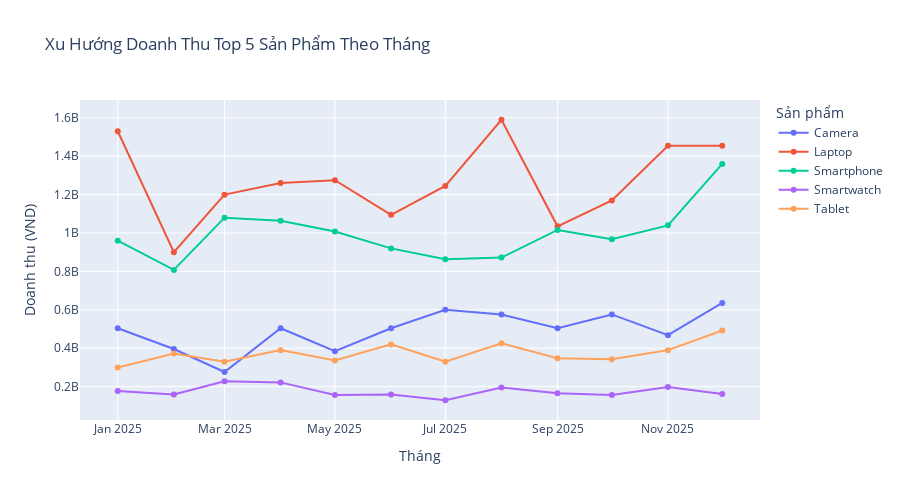
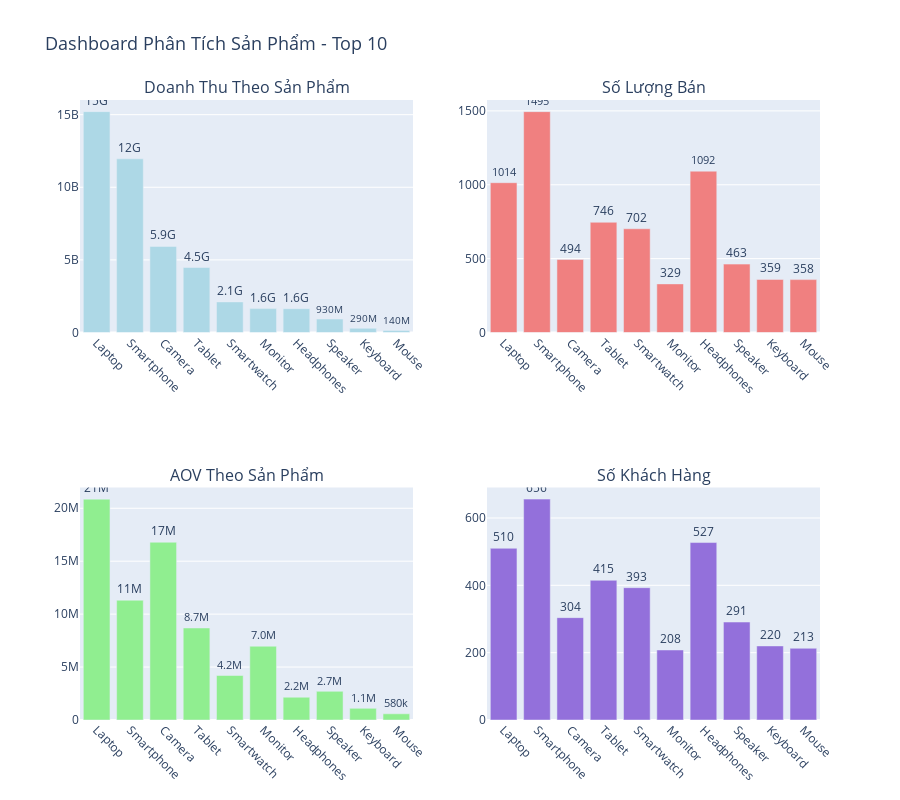
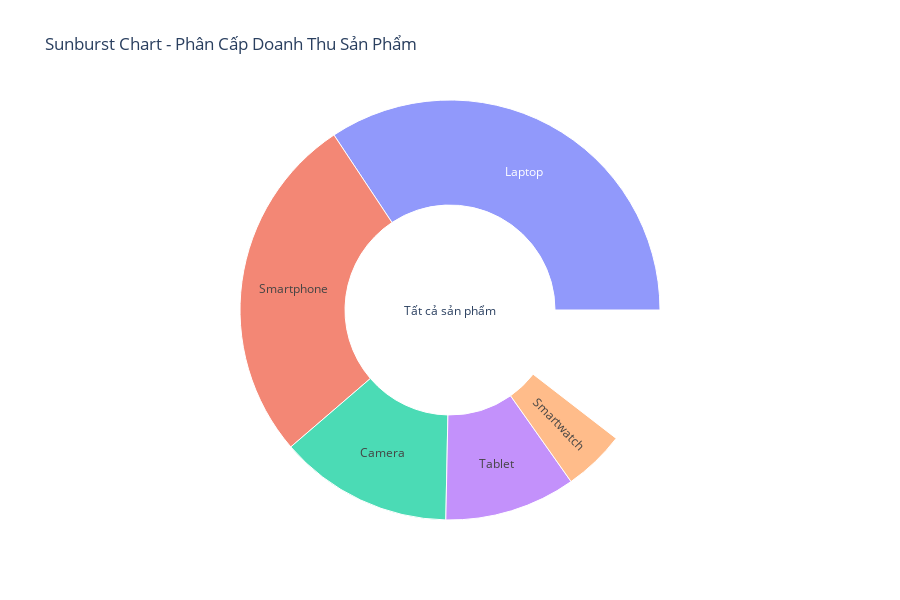

Notebook code cell kept with these figures, in order:
### Markdown cell above
CELL 12: Phân tích và trực quan hóa sản phẩm chi tiết

### Code cell
print("\n🛍️ PHÂN TÍCH SẢN PHẨM CHI TIẾT")
print("=" * 80)

# Phân tích toàn diện theo sản phẩm
product_analysis = df.groupby('product_name').agg({
    'order_id': 'count',
    'quantity': 'sum',
    'total': ['sum', 'mean'],
    'customer_id': 'nunique'
}).round(0)

product_analysis.columns = ['Số đơn hàng', 'Số lượng bán', 'Tổng doanh thu', 'AOV', 'Số KH']
product_analysis['% Doanh thu'] = (product_analysis['Tổng doanh thu'] / product_analysis['Tổng doanh thu'].sum() * 100).round(2)
product_analysis = product_analysis.sort_values('Tổng doanh thu', ascending=False)

print("📊 Bảng phân tích sản phẩm:")
print(product_analysis)

# Sản phẩm bán chạy nhất
best_product = product_analysis.index[0]
print(f"\n🏆 Sản phẩm bán chạy nhất: {best_product}")
print(f"   - Doanh thu: {product_analysis.loc[best_product, 'Tổng doanh thu']:,.0f} VND")
print(f"   - Số lượng bán: {product_analysis.loc[best_product, 'Số lượng bán']:,.0f} sản phẩm")

# 1. Phân tích theo thời gian cho top sản phẩm
top_5_products = product_analysis.head(5).index

product_monthly = df[df['product_name'].isin(top_5_products)].groupby(
    [df['order_date'].dt.to_period('M'), 'product_name']
)['total'].sum().reset_index()
product_monthly['order_date'] = product_monthly['order_date'].astype(str)

# Interactive line chart
fig_line = px.line(product_monthly, x='order_date', y='total', color='product_name',
              title='Xu Hướng Doanh Thu Top 5 Sản Phẩm Theo Tháng',
              labels={'order_date': 'Tháng', 'total': 'Doanh thu (VND)', 'product_name': 'Sản phẩm'},
              markers=True)
fig_line.update_layout(height=500, hovermode='x unified')
plt.savefig("../img/xu_huong_doanh_thu_top_5_san_pham.png", dpi=300, bbox_inches='tight')
fig_line.show()

# 2. Tạo comprehensive visualization với matplotlib
fig_mat, axes = plt.subplots(2, 3, figsize=(18, 12))

# 2.1. Pareto Chart (80/20 rule)
product_analysis_sorted = product_analysis.sort_values('Tổng doanh thu', ascending=False)
product_analysis_sorted['Cumulative %'] = product_analysis_sorted['% Doanh thu'].cumsum()

ax1 = axes[0, 0]
ax1.bar(range(len(product_analysis_sorted)), product_analysis_sorted['Tổng doanh thu'], 
        color='steelblue', alpha=0.7, label='Doanh thu')
ax1.set_xlabel('Sản phẩm')
ax1.set_ylabel('Doanh thu (VND)', color='steelblue')
ax1.tick_params(axis='y', labelcolor='steelblue')
ax1.set_xticks(range(len(product_analysis_sorted)))
ax1.set_xticklabels(product_analysis_sorted.index, rotation=45, ha='right', fontsize=8)

ax2 = ax1.twinx()
ax2.plot(range(len(product_analysis_sorted)), product_analysis_sorted['Cumulative %'], 
         color='red', marker='o', linewidth=2, label='% Tích lũy')
ax2.axhline(y=80, color='green', linestyle='--', linewidth=2, label='80%')
ax2.set_ylabel('% Doanh thu tích lũy', color='red')
ax2.tick_params(axis='y', labelcolor='red')
ax2.set_ylim([0, 105])
ax1.set_title('Pareto Chart - Phân Tích 80/20', fontsize=12, fontweight='bold')

# 2.2. Treemap-style (bubble chart)
bubble_data = product_analysis.head(10)
scatter = axes[0, 1].scatter(bubble_data['Số đơn hàng'], 
                             bubble_data['AOV'],
                             s=bubble_data['Tổng doanh thu']/1e5,
                             alpha=0.6,
                             c=range(len(bubble_data)),
                             cmap='viridis')
axes[0, 1].set_xlabel('Số đơn hàng')
axes[0, 1].set_ylabel('AOV (VND)')
axes[0, 1].set_title('Bubble Chart: Đơn hàng × AOV × Doanh thu', fontsize=12, fontweight='bold')
for i, prod in enumerate(bubble_data.index):
    axes[0, 1].annotate(prod, 
                       (bubble_data.loc[prod, 'Số đơn hàng'], 
                        bubble_data.loc[prod, 'AOV']),
                       fontsize=8, ha='center')

# 2.3. Horizontal bar - Top 10 sản phẩm
top_10_revenue = product_analysis.head(10)['Tổng doanh thu'].sort_values()
axes[0, 2].barh(range(len(top_10_revenue)), top_10_revenue.values, 
                color=plt.cm.Spectral(np.linspace(0, 1, len(top_10_revenue))))
axes[0, 2].set_yticks(range(len(top_10_revenue)))
axes[0, 2].set_yticklabels(top_10_revenue.index, fontsize=9)
axes[0, 2].set_xlabel('Doanh thu (VND)')
axes[0, 2].set_title('Top 10 Sản Phẩm Theo Doanh Thu', fontsize=12, fontweight='bold')
for i, v in enumerate(top_10_revenue.values):
    axes[0, 2].text(v, i, f' {v/1e6:.1f}M', va='center', fontsize=8)

# 2.4. Scatter plot - Số lượng vs Doanh thu
axes[1, 0].scatter(product_analysis['Số lượng bán'], 
                   product_analysis['Tổng doanh thu'],
                   s=100, alpha=0.6, c='coral', edgecolor='black')
axes[1, 0].set_xlabel('Số lượng bán')
axes[1, 0].set_ylabel('Tổng doanh thu (VND)')
axes[1, 0].set_title('Tương Quan: Số Lượng × Doanh Thu', fontsize=12, fontweight='bold')
for prod in product_analysis.index[:5]:
    axes[1, 0].annotate(prod, 
                       (product_analysis.loc[prod, 'Số lượng bán'], 
                        product_analysis.loc[prod, 'Tổng doanh thu']),
                       fontsize=8)
axes[1, 0].grid(alpha=0.3)

# 2.5. Pie chart - Tỷ lệ số lượng bán
top_8_quantity = product_analysis.head(8)['Số lượng bán']
axes[1, 1].pie(top_8_quantity.values, labels=top_8_quantity.index, autopct='%1.1f%%',
               startangle=90, colors=plt.cm.Set3(range(len(top_8_quantity))))
axes[1, 1].set_title('Tỷ Lệ Số Lượng Bán - Top 8', fontsize=12, fontweight='bold')

# 2.6. Box plot - Phân phối giá theo sản phẩm (top 8)
top_8_products = product_analysis.head(8).index
df_top8 = df[df['product_name'].isin(top_8_products)]
df_top8.boxplot(column='total', by='product_name', ax=axes[1, 2])
axes[1, 2].set_title('Phân Phối Giá Trị Đơn Hàng Theo Sản Phẩm', fontsize=12, fontweight='bold')
axes[1, 2].set_xlabel('Sản phẩm')
axes[1, 2].set_ylabel('Giá trị đơn hàng (VND)')
plt.sca(axes[1, 2])
plt.xticks(rotation=45, ha='right', fontsize=8)

plt.tight_layout()
plt.savefig("../img/phan_tich_san_pham_chi_tiet.png", dpi=300, bbox_inches='tight')
plt.show()

# 3. Interactive dashboard với Plotly
fig_dash = make_subplots(
    rows=2, cols=2,
    subplot_titles=('Doanh Thu Theo Sản Phẩm', 'Số Lượng Bán', 
                    'AOV Theo Sản Phẩm', 'Số Khách Hàng'),
    specs=[[{"type": "bar"}, {"type": "bar"}],
           [{"type": "bar"}, {"type": "bar"}]]
)

top_10 = product_analysis.head(10)

# Row 1, Col 1: Revenue
fig_dash.add_trace(
    go.Bar(x=top_10.index, y=top_10['Tổng doanh thu'],
           marker_color='lightblue', text=top_10['Tổng doanh thu'],
           texttemplate='%{text:.2s}', textposition='outside'),
    row=1, col=1
)

# Row 1, Col 2: Quantity
fig_dash.add_trace(
    go.Bar(x=top_10.index, y=top_10['Số lượng bán'],
           marker_color='lightcoral', text=top_10['Số lượng bán'],
           textposition='outside'),
    row=1, col=2
)

# Row 2, Col 1: AOV
fig_dash.add_trace(
    go.Bar(x=top_10.index, y=top_10['AOV'],
           marker_color='lightgreen', text=top_10['AOV'],
           texttemplate='%{text:.2s}', textposition='outside'),
    row=2, col=1
)

# Row 2, Col 2: Customers
fig_dash.add_trace(
    go.Bar(x=top_10.index, y=top_10['Số KH'],
           marker_color='mediumpurple', text=top_10['Số KH'],
           textposition='outside'),
    row=2, col=2
)

fig_dash.update_layout(height=800, showlegend=False,
                       title_text="Dashboard Phân Tích Sản Phẩm - Top 10",
                       title_font_size=18)
fig_dash.update_xaxes(tickangle=45)
plt.savefig("../img/dashboard_phan_tich_san_pham.png", dpi=300, bbox_inches='tight')
fig_dash.show()

# 4. Sunburst chart - Phân cấp sản phẩm
# Tạo dữ liệu phân cấp: Tất cả -> Top 5 -> Chi tiết
sunburst_data = []
for product in top_5_products:
    product_df = df[df['product_name'] == product]
    revenue = product_df['total'].sum()
    sunburst_data.append({
        'labels': product,
        'parents': 'Tất cả sản phẩm',
        'values': revenue
    })

fig_sunburst = go.Figure(go.Sunburst(
    labels=['Tất cả sản phẩm'] + [d['labels'] for d in sunburst_data],
    parents=[''] + [d['parents'] for d in sunburst_data],
    values=[product_analysis['Tổng doanh thu'].sum()] + [d['values'] for d in sunburst_data],
    branchvalues="total"
))

fig_sunburst.update_layout(
    title='Sunburst Chart - Phân Cấp Doanh Thu Sản Phẩm',
    height=600
)
plt.savefig("../img/sunburst_phan_cap_san_pham.png", dpi=300, bbox_inches='tight')
fig_sunburst.show()

print("\n✅ Hoàn thành phân tích sản phẩm với trực quan hóa đa chiều!")

### Figure 1 — Plotly figure (JSON) as saved in the notebook; plotly's stock layout.template omitted (floating-point values rounded to 4 significant figures)
{"data": [{"hovertemplate": "Sản phẩm=Camera<br>Tháng=%{x}<br>Doanh thu (VND)=%{y}<extra></extra>", "legendgroup": "Camera", "line": {"color": "#636efa", "dash": "solid"}, "marker": {"symbol": "circle"}, "mode": "lines+markers", "name": "Camera", "orientation": "v", "showlegend": true, "type": "scatter", "x": ["2025-01", "2025-02", "2025-03", "2025-04", "2025-05", "2025-06", "2025-07", "2025-08", "2025-09", "2025-10", "2025-11", "2025-12"], "xaxis": "x", "y": [504000000, 396000000, 276000000, 504000000, 384000000, 504000000, 600000000, 576000000, 504000000, 576000000, 468000000, 636000000], "yaxis": "y"}, {"hovertemplate": "Sản phẩm=Laptop<br>Tháng=%{x}<br>Doanh thu (VND)=%{y}<extra></extra>", "legendgroup": "Laptop", "line": {"color": "#EF553B", "dash": "solid"}, "marker": {"symbol": "circle"}, "mode": "lines+markers", "name": "Laptop", "orientation": "v", "showlegend": true, "type": "scatter", "x": ["2025-01", "2025-02", "2025-03", "2025-04", "2025-05", "2025-06", "2025-07", "2025-08", "2025-09", "2025-10", "2025-11", "2025-12"], "xaxis": "x", "y": [1530000000, 900000000, 1200000000, 1260000000, 1275000000, 1095000000, 1245000000, 1590000000, 1035000000, 1170000000, 1455000000, 1455000000], "yaxis": "y"}, {"hovertemplate": "Sản phẩm=Smartphone<br>Tháng=%{x}<br>Doanh thu (VND)=%{y}<extra></extra>", "legendgroup": "Smartphone", "line": {"color": "#00cc96", "dash": "solid"}, "marker": {"symbol": "circle"}, "mode": "lines+markers", "name": "Smartphone", "orientation": "v", "showlegend": true, "type": "scatter", "x": ["2025-01", "2025-02", "2025-03", "2025-04", "2025-05", "2025-06", "2025-07", "2025-08", "2025-09", "2025-10", "2025-11", "2025-12"], "xaxis": "x", "y": [960000000, 808000000, 1080000000, 1064000000, 1008000000, 920000000, 864000000, 872000000, 1016000000, 968000000, 1040000000, 1360000000], "yaxis": "y"}, {"hovertemplate": "Sản phẩm=Smartwatch<br>Tháng=%{x}<br>Doanh thu (VND)=%{y}<extra></extra>", "legendgroup": "Smartwatch", "line": {"color": "#ab63fa", "dash": "solid"}, "marker": {"symbol": "circle"}, "mode": "lines+markers", "name": "Smartwatch", "orientation": "v", "showlegend": true, "type": "scatter", "x": ["2025-01", "2025-02", "2025-03", "2025-04", "2025-05", "2025-06", "2025-07", "2025-08", "2025-09", "2025-10", "2025-11", "2025-12"], "xaxis": "x", "y": [177000000, 159000000, 228000000, 222000000, 156000000, 159000000, 129000000, 195000000, 165000000, 156000000, 198000000, 162000000], "yaxis": "y"}, {"hovertemplate": "Sản phẩm=Tablet<br>Tháng=%{x}<br>Doanh thu (VND)=%{y}<extra></extra>", "legendgroup": "Tablet", "line": {"color": "#FFA15A", "dash": "solid"}, "marker": {"symbol": "circle"}, "mode": "lines+markers", "name": "Tablet", "orientation": "v", "showlegend": true, "type": "scatter", "x": ["2025-01", "2025-02", "2025-03", "2025-04", "2025-05", "2025-06", "2025-07", "2025-08", "2025-09", "2025-10", "2025-11", "2025-12"], "xaxis": "x", "y": [300000000, 372000000, 330000000, 390000000, 336000000, 420000000, 330000000, 426000000, 348000000, 342000000, 390000000, 492000000], "yaxis": "y"}], "layout": {"height": 500, "hovermode": "x unified", "legend": {"title": {"text": "Sản phẩm"}, "tracegroupgap": 0}, "title": {"text": "Xu Hướng Doanh Thu Top 5 Sản Phẩm Theo Tháng"}, "xaxis": {"anchor": "y", "domain": [0, 1], "title": {"text": "Tháng"}}, "yaxis": {"anchor": "x", "domain": [0, 1], "title": {"text": "Doanh thu (VND)"}}}}

### Figure 2 — Plotly figure (JSON) as saved in the notebook; plotly's stock layout.template omitted (floating-point values rounded to 4 significant figures)
{"data": [{"marker": {"color": "lightblue"}, "text": [15210000000, 11960000000, 5928000000, 4476000000, 2106000000, 1645000000, 1638000000, 926000000, 287200000, 143200000], "textposition": "outside", "texttemplate": "%{text:.2s}", "type": "bar", "x": ["Laptop", "Smartphone", "Camera", "Tablet", "Smartwatch", "Monitor", "Headphones", "Speaker", "Keyboard", "Mouse"], "xaxis": "x", "y": [15210000000, 11960000000, 5928000000, 4476000000, 2106000000, 1645000000, 1638000000, 926000000, 287200000, 143200000], "yaxis": "y"}, {"marker": {"color": "lightcoral"}, "text": [1014, 1495, 494, 746, 702, 329, 1092, 463, 359, 358], "textposition": "outside", "type": "bar", "x": ["Laptop", "Smartphone", "Camera", "Tablet", "Smartwatch", "Monitor", "Headphones", "Speaker", "Keyboard", "Mouse"], "xaxis": "x2", "y": [1014, 1495, 494, 746, 702, 329, 1092, 463, 359, 358], "yaxis": "y2"}, {"marker": {"color": "lightgreen"}, "text": [20864198, 11315043, 16793201, 8691262, 4203593, 6970339, 2152431, 2707602, 1100383, 584490], "textposition": "outside", "texttemplate": "%{text:.2s}", "type": "bar", "x": ["Laptop", "Smartphone", "Camera", "Tablet", "Smartwatch", "Monitor", "Headphones", "Speaker", "Keyboard", "Mouse"], "xaxis": "x3", "y": [20864198, 11315043, 16793201, 8691262, 4203593, 6970339, 2152431, 2707602, 1100383, 584490], "yaxis": "y3"}, {"marker": {"color": "mediumpurple"}, "text": [510, 656, 304, 415, 393, 208, 527, 291, 220, 213], "textposition": "outside", "type": "bar", "x": ["Laptop", "Smartphone", "Camera", "Tablet", "Smartwatch", "Monitor", "Headphones", "Speaker", "Keyboard", "Mouse"], "xaxis": "x4", "y": [510, 656, 304, 415, 393, 208, 527, 291, 220, 213], "yaxis": "y4"}], "layout": {"annotations": [{"font": {"size": 16}, "showarrow": false, "text": "Doanh Thu Theo Sản Phẩm", "x": 0.225, "xanchor": "center", "xref": "paper", "y": 1, "yanchor": "bottom", "yref": "paper"}, {"font": {"size": 16}, "showarrow": false, "text": "Số Lượng Bán", "x": 0.775, "xanchor": "center", "xref": "paper", "y": 1, "yanchor": "bottom", "yref": "paper"}, {"font": {"size": 16}, "showarrow": false, "text": "AOV Theo Sản Phẩm", "x": 0.225, "xanchor": "center", "xref": "paper", "y": 0.375, "yanchor": "bottom", "yref": "paper"}, {"font": {"size": 16}, "showarrow": false, "text": "Số Khách Hàng", "x": 0.775, "xanchor": "center", "xref": "paper", "y": 0.375, "yanchor": "bottom", "yref": "paper"}], "height": 800, "showlegend": false, "title": {"font": {"size": 18}, "text": "Dashboard Phân Tích Sản Phẩm - Top 10"}, "xaxis": {"anchor": "y", "domain": [0, 0.45], "tickangle": 45}, "xaxis2": {"anchor": "y2", "domain": [0.55, 1], "tickangle": 45}, "xaxis3": {"anchor": "y3", "domain": [0, 0.45], "tickangle": 45}, "xaxis4": {"anchor": "y4", "domain": [0.55, 1], "tickangle": 45}, "yaxis": {"anchor": "x", "domain": [0.625, 1]}, "yaxis2": {"anchor": "x2", "domain": [0.625, 1]}, "yaxis3": {"anchor": "x3", "domain": [0, 0.375]}, "yaxis4": {"anchor": "x4", "domain": [0, 0.375]}}}

### Figure 3 — Plotly figure (JSON) as saved in the notebook; plotly's stock layout.template omitted (floating-point values rounded to 4 significant figures)
{"data": [{"branchvalues": "total", "labels": ["Tất cả sản phẩm", "Laptop", "Smartphone", "Camera", "Tablet", "Smartwatch"], "parents": ["", "Tất cả sản phẩm", "Tất cả sản phẩm", "Tất cả sản phẩm", "Tất cả sản phẩm", "Tất cả sản phẩm"], "type": "sunburst", "values": [44319400000, 15210000000, 11960000000, 5928000000, 4476000000, 2106000000]}], "layout": {"height": 600, "title": {"text": "Sunburst Chart - Phân Cấp Doanh Thu Sản Phẩm"}}}
